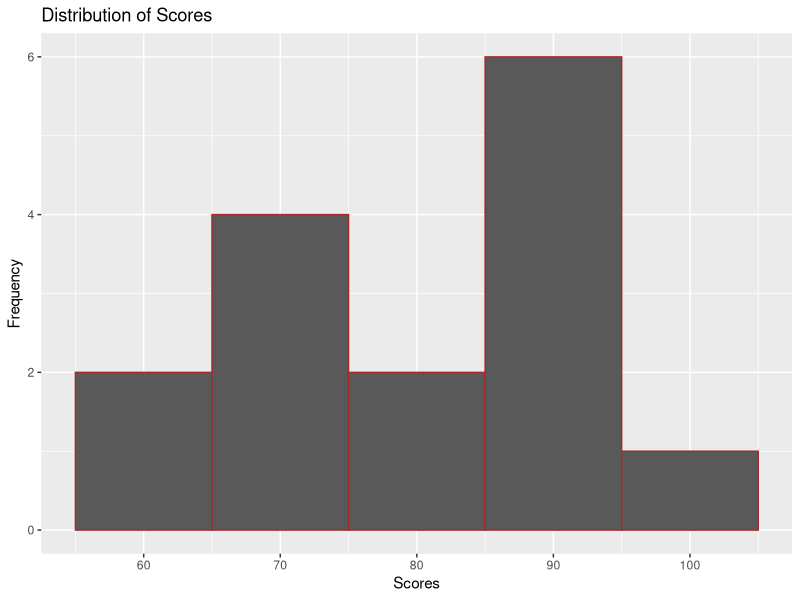
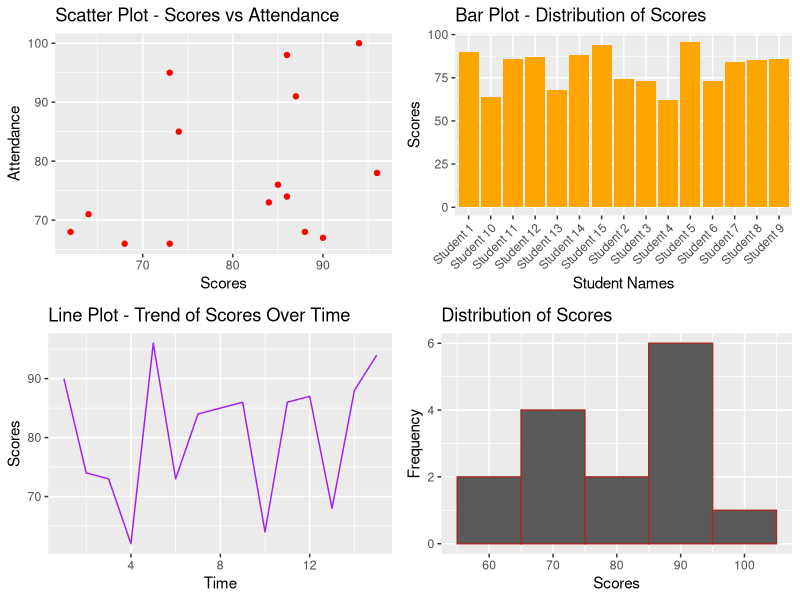

These figures' R source, in order:
library(ggplot2)
library(gridExtra)

# Generate random data
set.seed(123)
num_students <- 15
students <- data.frame(
  Name = paste("Student", 1:num_students),
  Scores = sample(60:100, num_students, replace = TRUE),
  Attendance = sample(60:100, num_students, replace = TRUE)
)

# Scatter Plot: Scores vs Attendance
scatter_plot <- ggplot(students, aes(x = Scores, y = Attendance)) +
  geom_point(color = "red") +
  labs(
    title = "Scatter Plot - Scores vs Attendance",
    x = "Scores",
    y = "Attendance"
  )

# Bar Plot: Distribution of Scores
bar_plot <- ggplot(students, aes(x = Name, y = Scores)) +
  geom_bar(stat = "identity", fill = "orange") +
  theme(axis.text.x = element_text(angle = 45, hjust = 1)) +
  labs(
    title = "Bar Plot - Distribution of Scores",
    x = "Student Names",
    y = "Scores"
  )

# Line Plot: Trend of Scores Over Time
students$Time <- seq_len(num_students)
line_plot <- ggplot(students, aes(x = Time, y = Scores, group = 1)) +
  geom_line(color = "purple") +
  labs(
    title = "Line Plot - Trend of Scores Over Time",
    x = "Time",
    y = "Scores"
  )

# Histogram: Distribution of Scores
histogram_plot <- ggplot(students, aes(x = Scores)) +
  geom_histogram(binwidth = 10, position = "identity", color = "brown") +
  scale_fill_brewer(palette = "Set3") +
  labs(
    title = "Distribution of Scores",
    x = "Scores",
    y = "Frequency"
  )

# Display the histogram individually
print(histogram_plot)

# Arrange all plots in a grid
grid.arrange(scatter_plot, bar_plot, line_plot, histogram_plot, ncol = 2)
